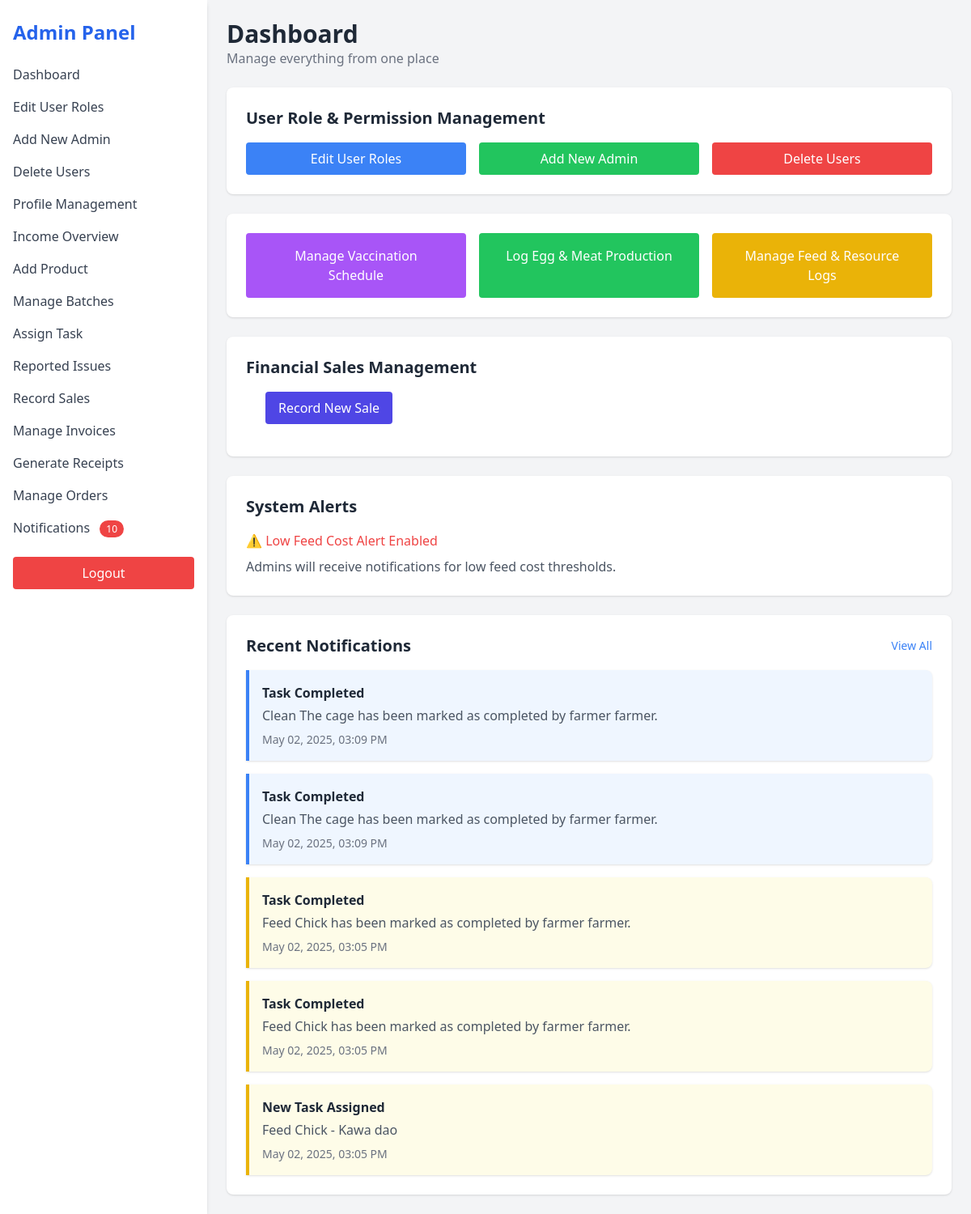
The app's page /admin (signed in), older data.
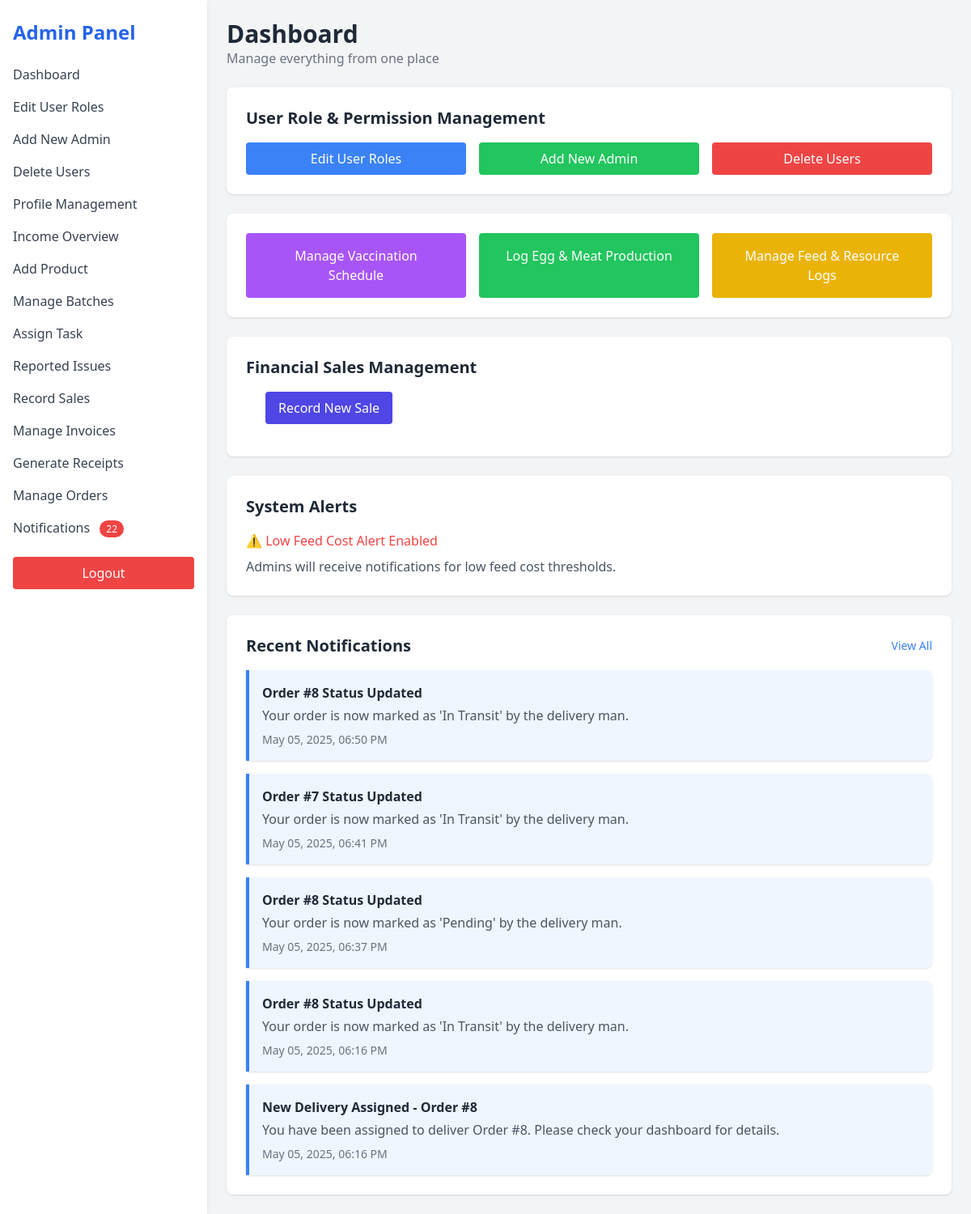
The same page, newer data.
### models.py (models this page shows, shortened)
class Notification(db.Model):
    id = db.Column(db.Integer, primary_key=True)
    title = db.Column(db.String(100), nullable=False)
    message = db.Column(db.Text, nullable=False)
    user_id = db.Column(db.Integer, db.ForeignKey('user.id'))
    category = db.Column(db.String(50), nullable=False)  # 'count_update', 'health_check', 'system', etc.
    priority = db.Column(db.String(20), default='normal')  # 'low', 'normal', 'high', 'urgent'
    created_by = db.Column(db.Integer, db.ForeignKey('user.id'), nullable=False)
    created_at = db.Column(db.DateTime, default=datetime.utcnow)
    is_read = db.Column(db.Boolean, default=False)
    related_batch = db.Column(db.String(100), nullable=True)  # Optional reference to a batch
    for_user = db.Column(db.Integer, db.ForeignKey('user.id'), nullable=True)  # If notification is for a specific user
    for_role = db.Column(db.String(100), nullable=True)  # If notification is for users with specific roles
    creator = db.relationship('User', foreign_keys=[created_by], backref='notifications_created')
    target_user = db.relationship('User', foreign_keys=[for_user], backref='personal_notifications')

### app.py (the view)
@app.route('/admin')
def admin_panel():
    user_id = session.get('user_id')
    user = db.session.get(User, user_id)
    if not user or user.role != 'admin':
        return redirect(url_for('login'))
    recent_notifications = Notification.query.order_by(Notification.created_at.desc()).limit(5).all()
    unread_count = Notification.query.filter_by(is_read=False).count()
    return render_template('admin_panel.html', user=user, recent_notifications=recent_notifications, unread_count=unread_count)

### templates/admin_panel.html (shortened to what the changed rows need)
<!DOCTYPE html>
<html lang="en">
<head>
  <script src="https://cdn.tailwindcss.com"></script>
</head>
<body class="bg-gray-100 min-h-screen">
  <div class="flex h-screen">
    <aside class="w-64 bg-white shadow-md px-4 py-6">
      <h1 class="text-2xl font-bold text-blue-600 mb-6">Admin Panel</h1>
      <nav class="space-y-4">
        <a href="{{ url_for('admin_reported_issues') }}" class="block text-gray-700 hover:text-blue-500">
        <a href="{{ url_for('notifications') }}" class="block text-gray-700 hover:text-blue-500">
          Notifications
          {% if unread_count > 0 %}
            <span class="ml-2 bg-red-500 text-white text-xs rounded-full px-2 py-0.5">{{ unread_count }}</span>
          {% endif %}
        </a>
      </nav>
    </aside>
    <main class="flex-1 p-6 overflow-y-auto">
      <header class="mb-6">
        <h2 class="text-3xl font-semibold text-gray-800">Dashboard</h2>
      </header>
      <section class="bg-white p-6 rounded-lg shadow mt-6">
        <div class="space-y-4">
          {% for note in recent_notifications %}
            <div class="border-l-4 {% if note.priority == 'urgent' %}border-red-500 bg-red-50{% elif note.priority == 'high' %}border-yellow-500 bg-yellow-50{% else %}border-blue-500 bg-blue-50{% endif %} p-4 rounded-r-lg shadow">
              <h4 class="font-semibold text-gray-800">{{ note.title }}</h4>
              <p class="text-gray-600 mt-1">{{ note.message }}</p>
              <p class="text-sm text-gray-500 mt-2">{{ note.created_at.strftime('%b %d, %Y, %I:%M %p') }}</p>
            </div>
          {% else %}
            <p class="text-gray-600">No notifications available.</p>
          {% endfor %}
        </div>
      </section>
    </main>
  </div>
</body>
</html>

Row changes from the older to the newer data that the page shows:
no longer on this page (row unchanged): Notification: title "Task Completed", message "Clean The cage has been marked as completed by farmer farmer.", created_at "May 02, 2025, 03:09 PM"
no longer on this page (row unchanged): Notification: title "Task Completed", message "Clean The cage has been marked as completed by farmer farmer.", created_at "May 02, 2025, 03:09 PM"
no longer on this page (row unchanged): Notification: title "Task Completed", message "Feed Chick has been marked as completed by farmer farmer.", created_at "May 02, 2025, 03:05 PM", priority "high" (drawn)
no longer on this page (row unchanged): Notification: title "Task Completed", message "Feed Chick has been marked as completed by farmer farmer.", created_at "May 02, 2025, 03:05 PM", priority "high" (drawn)
no longer on this page (row unchanged): Notification: title "New Task Assigned", message "Feed Chick - Kawa dao", created_at "May 02, 2025, 03:05 PM", priority "high" (drawn)
added Notification: title "Order #8 Status Updated", message "Your order is now marked as 'In Transit' by the delivery man.", created_at "May 05, 2025, 06:50 PM"
added Notification: title "Order #7 Status Updated", message "Your order is now marked as 'In Transit' by the delivery man.", created_at "May 05, 2025, 06:41 PM"
added Notification: title "Order #8 Status Updated", message "Your order is now marked as 'Pending' by the delivery man.", created_at "May 05, 2025, 06:37 PM"
added Notification: title "Order #8 Status Updated", message "Your order is now marked as 'In Transit' by the delivery man.", created_at "May 05, 2025, 06:16 PM"
added Notification: title "New Delivery Assigned - Order #8", message "You have been assigned to deliver Order #8. Please check your dashboard for details.", created_at "May 05, 2025, 06:16 PM"
Text that changed along with them:
{{ unread_count }}: "10" → "22"
